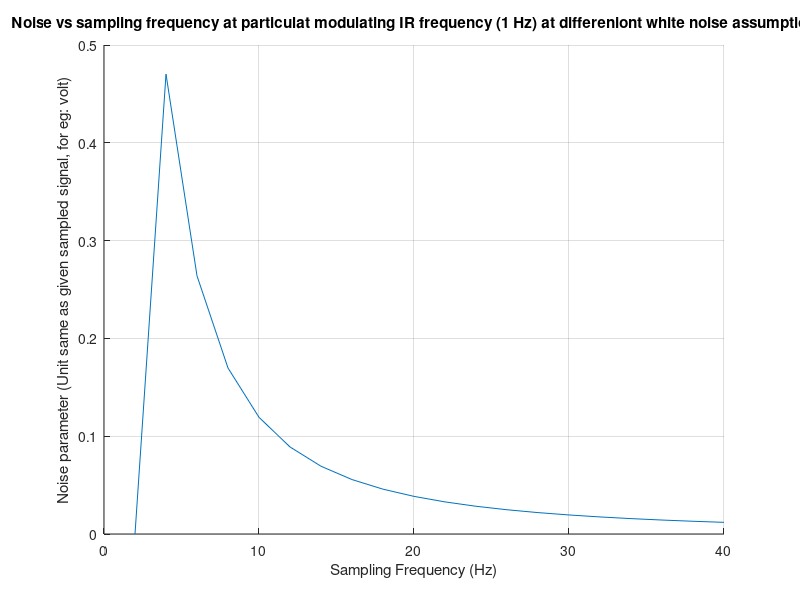

Source code (MATLAB):
% The script calculates the FFT of given sampled IR signal, calulates the
% noise level at different sampling frequency.
clc;
clear all;
close all;
f=1:10; % Modulating frequency of IR signal
k=1:20;
% fs=k.*f; %Samping frequency ; Sampling frequency should always be greater or equal to 2 times of IR signal frequency
% t=0:1/fs:1/f; % For sampling timing index
xn=0; % Noise signal , assuming white noise

for i=1:1
    for j=1:length(k)
        fs(j)=k(j).*2*f(i); %Samping frequency ; Sampling frequency should always be greater or equal to 2 times of IR signal frequency
        t=0:1/fs(j):1/f(i); % For sampling timing index
        xs=3*sin(2*pi*f(i)*t); % IR signal at modulating rfrequency
        x=xs+xn; % Total signal (original plus noise signal)
        X=1/length(x)*fft(x,size(x,2)); % Fast Fourier Transform (FFT) of IR modulated sampled signal
        Xa=abs(X); % Absolute 
%       fx=linspace(-fs(j)/2,fs(j)/2,length(X)); % FFT provides frequency spectrum only between -fs/2 to +fs/2
        XaShifted=fftshift(Xa); %  for visualizing the Fourier transform with the zero-frequency component in the middle of the spectrum 
        signalAmpatf=max(XaShifted); %Assuming the maximum amplitude is signal amplitude
        noiseVal(i,j)=abs((sum(abs(XaShifted))-2*abs(signalAmpatf))/(length(XaShifted)-2)); %
       
    end 
end
hold on
plot(fs,noiseVal(1,:));
grid on;
xlabel('Sampling Frequency (Hz)');
ylabel('Noise parameter (Unit same as given sampled signal, for eg: volt)');
title('Noise vs sampling frequency at particulat modulating IR frequency (1 Hz) at differeniont white noise assumption') ;